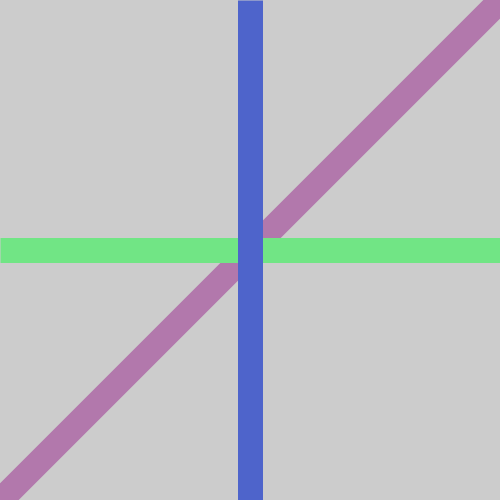
Frame 1 (no input)
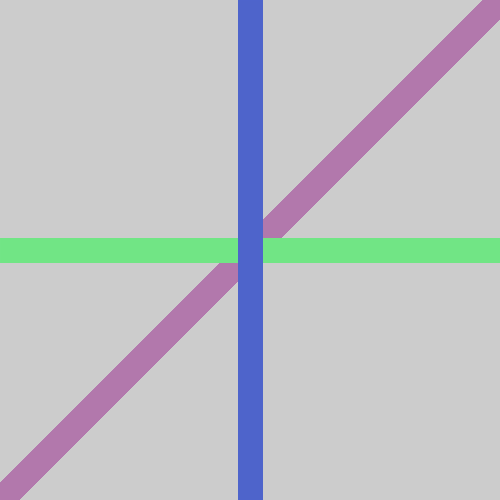
Frame 60 (the mouse pressed at the canvas centre just before this capture)
Frame 120 (the mouse held since frame 60 and released just before this capture): identical to frame 60, image omitted

The Processing sketch that drew these frames (run headless with seeded random() and noise(); from frame 60 on, the mouse is pressed at the canvas centre):

// Processing sketch: Demo_240831a_PracticingLines
// ── Demo_240831a_PracticingLines.pde
// Practice for GD 105 Unit 1 : Creating lines

void setup () {
  size (500,500);
  noStroke ();
  strokeCap (SQUARE);

// Set line thickness

strokeWeight (25);
}

// Make a diagonal line

void draw () {
  stroke (#B278AC);
  line (height,0,0,width);


// Make a straight horizontal line 

  stroke (#71E585);
  line (0,250,500,250);
  
// Make a straight vertical line

  stroke (#4E64CB);
  line (250,0,250,500);

}

  



  
  
  
  
